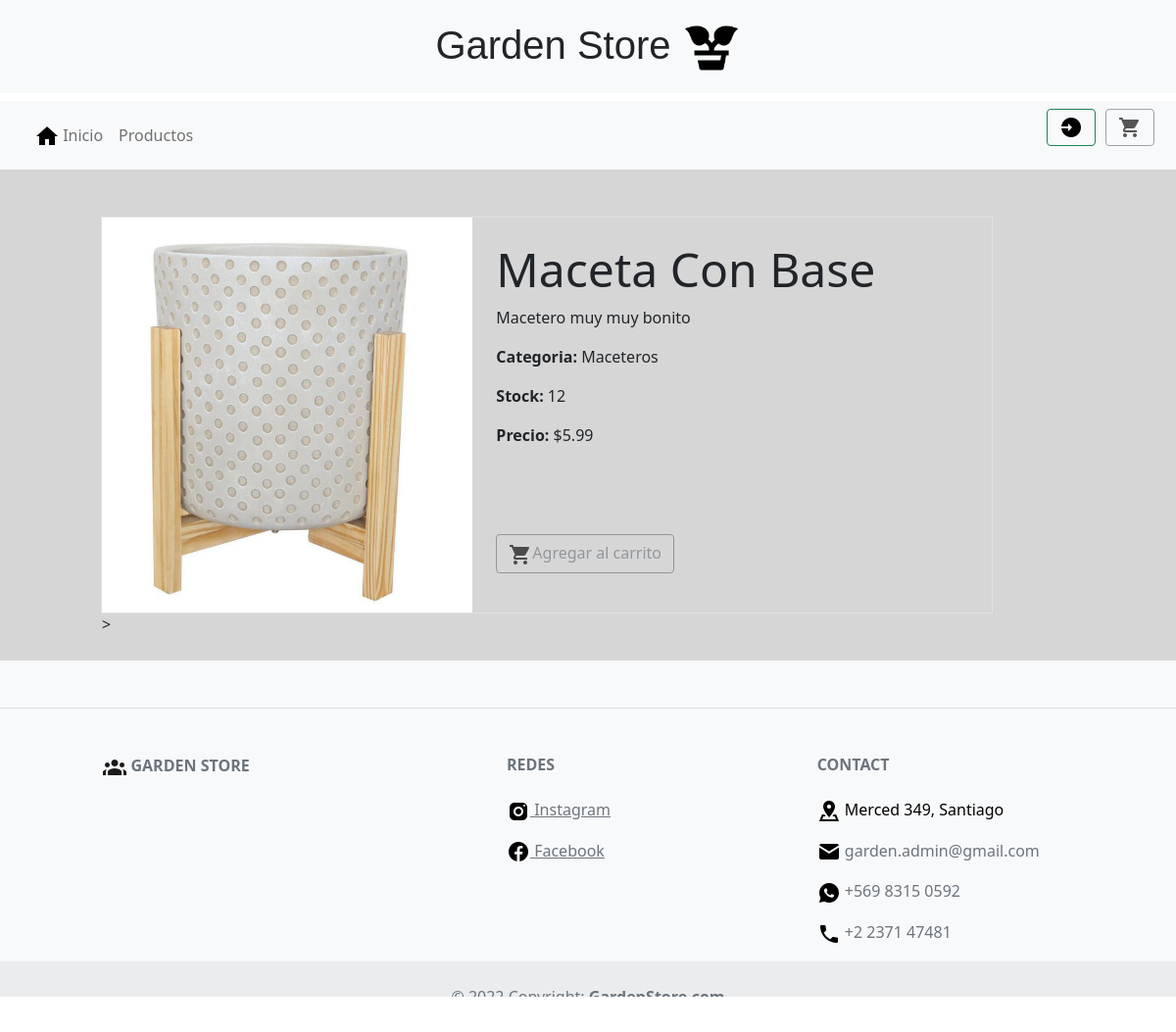
Screenshot of /producto/4 with the database file from the repository.
### core/models.py (models this page shows, shortened)
class Producto(models.Model):
    idProducto = models.AutoField(primary_key = True, verbose_name='Id del producto')
    nombreProducto = models.CharField(max_length=30)
    imagen = models.FileField(upload_to='productos/')
    precio = models.DecimalField(null=False, max_digits=10, decimal_places=2)
    descuento = models.IntegerField(null=True)
    stock = models.IntegerField(null=True)
    descripcion = models.CharField(max_length=500, null=True)
    categoria = models.ForeignKey(Categoria,on_delete=models.CASCADE, related_name="productos")

class Categoria(models.Model):
    idCategoria = models.IntegerField(primary_key=True, verbose_name='Id de categoria')
    nombreCategoria = models.CharField(max_length=50, verbose_name='Nombre de la Categoria')

### core/views.py (the view)
# urls.py: path('producto/<int:producto_id>', views.producto_show, name="producto_show" ),
def producto_show(request, producto_id):
    producto =  get_object_or_404(Producto, idProducto=producto_id)
    return render(request, 'core/producto/show.html',{
        'categorias' : Categoria.objects.all(),
        'producto' : producto
    })

### core/templates/core/producto/show.html (shortened to what this page needs)
{% extends "core/home.html" %}
{% load static %}
{% block content %}
<div class="row my-5 container">
    <div class="col-10 mx-auto">
        <div class="row border">
            <div class="col-md-5 p-0 ">
                <img style="width: 100%; height: 100%;" src="{{MEDIA_URL}}{{producto.imagen.url}}" alt="">>
            </div>
            <div class="col-md-7 p-4 d-flex flex-column justify-content-between">
                <div class="detalle-producto-content__text">
                    <h1 class="display-5 text-capitalize">{{ producto.nombreProducto }}</h1>
                    <p>{{ producto.descripcion.capitalize }}</p>
                    <p><b>Categoria: </b> {{ producto.categoria.nombreCategoria }}</p>
                    <p><b> Stock: </b> {{ producto.stock}}</p>
                    <p class="m-0">
                        <strong>Precio:</strong>
                        ${{ producto.precio }}
                    </p>
                </div>
                <div class="d-flex justify-content-between align-items-center">
                    <form action="{% url 'CORE:carrito_save' %}" method="POST">
                        {% if user.is_superuser or not user.is_authenticated %}
                            <button type="submit" class="btn btn-outline-secondary" disabled><img src="{% static 'core/img/cart.png' %}">Agregar al carrito</button>
                        {% elif producto.stock <= 0 %}
                            <button type="submit" class="btn btn-outline-secondary" disabled><img src="{% static 'core/img/cart.png' %}">Agregar al carrito</button>
                        {% else %}
                            <button type="submit" class="btn btn-outline-success"><img src="{% static 'core/img/cart.png' %}">Agregar al carrito</button>
                        {% endif %}
                    </form>
                </div>
            </div>
        </div>
    </div>
</div>
{% endblock %}

### rows the page displays
Producto: imagen (picture), nombreProducto "Maceta Con Base", descripcion "Macetero muy muy bonito", categoria.nombreCategoria "Maceteros", stock "12", precio "5.99"
